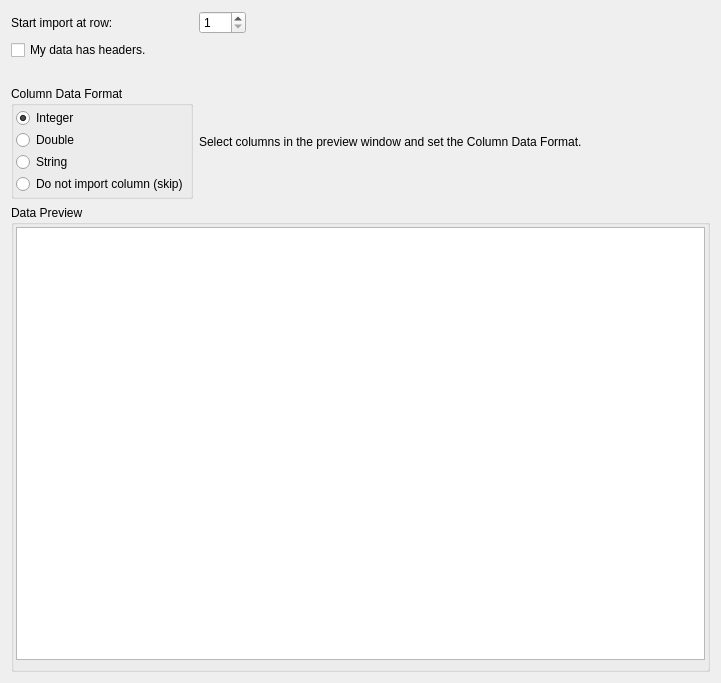
<?xml version="1.0" encoding="UTF-8"?>
<ui version="4.0">
 <class>DataFormatPage</class>
 <widget class="QWizardPage" name="DataFormatPage">
  <property name="geometry">
   <rect>
    <x>0</x>
    <y>0</y>
    <width>721</width>
    <height>683</height>
   </rect>
  </property>
  <property name="windowTitle">
   <string>WizardPage</string>
  </property>
  <layout class="QGridLayout" name="gridLayout">
   <item row="2" column="0">
    <widget class="QLabel" name="label_7">
     <property name="text">
      <string>Start import at row:</string>
     </property>
    </widget>
   </item>
   <item row="2" column="2">
    <spacer name="horizontalSpacer_4">
     <property name="orientation">
      <enum>Qt::Horizontal</enum>
     </property>
     <property name="sizeHint" stdset="0">
      <size>
       <width>458</width>
       <height>20</height>
      </size>
     </property>
    </spacer>
   </item>
   <item row="13" column="0" colspan="4">
    <widget class="QGroupBox" name="groupBox_2">
     <property name="title">
      <string>Data Preview</string>
     </property>
     <layout class="QGridLayout" name="gridLayout_3">
      <property name="leftMargin">
       <number>2</number>
      </property>
      <property name="topMargin">
       <number>2</number>
      </property>
      <property name="rightMargin">
       <number>2</number>
      </property>
      <item row="0" column="0">
       <widget class="QTableView" name="dataView">
        <property name="selectionMode">
         <enum>QAbstractItemView::SingleSelection</enum>
        </property>
        <property name="selectionBehavior">
         <enum>QAbstractItemView::SelectColumns</enum>
        </property>
       </widget>
      </item>
     </layout>
    </widget>
   </item>
   <item row="4" column="0" colspan="3">
    <widget class="QCheckBox" name="hasHeadersCheckBox">
     <property name="text">
      <string>My data has headers.</string>
     </property>
    </widget>
   </item>
   <item row="5" column="0">
    <spacer name="verticalSpacer">
     <property name="orientation">
      <enum>Qt::Vertical</enum>
     </property>
     <property name="sizeType">
      <enum>QSizePolicy::Fixed</enum>
     </property>
     <property name="sizeHint" stdset="0">
      <size>
       <width>20</width>
       <height>20</height>
      </size>
     </property>
    </spacer>
   </item>
   <item row="8" column="0">
    <widget class="QGroupBox" name="groupBox">
     <property name="title">
      <string>Column Data Format</string>
     </property>
     <layout class="QGridLayout" name="gridLayout_2">
      <property name="leftMargin">
       <number>2</number>
      </property>
      <property name="topMargin">
       <number>2</number>
      </property>
      <property name="rightMargin">
       <number>2</number>
      </property>
      <property name="bottomMargin">
       <number>2</number>
      </property>
      <property name="spacing">
       <number>2</number>
      </property>
      <item row="3" column="0">
       <widget class="QRadioButton" name="doNotImportRadio">
        <property name="text">
         <string>Do not import column (skip)</string>
        </property>
       </widget>
      </item>
      <item row="0" column="0">
       <widget class="QRadioButton" name="integerRadio">
        <property name="text">
         <string>Integer</string>
        </property>
        <property name="checked">
         <bool>true</bool>
        </property>
       </widget>
      </item>
      <item row="1" column="0">
       <widget class="QRadioButton" name="doubleRadio">
        <property name="text">
         <string>Double</string>
        </property>
       </widget>
      </item>
      <item row="2" column="0">
       <widget class="QRadioButton" name="stringRadio">
        <property name="text">
         <string>String</string>
        </property>
       </widget>
      </item>
     </layout>
    </widget>
   </item>
   <item row="8" column="1" colspan="2">
    <widget class="QLabel" name="label">
     <property name="text">
      <string>&lt;html&gt;&lt;head/&gt;&lt;body&gt;&lt;p&gt;Select columns in the preview window and set the Column Data Format.&lt;/p&gt;&lt;/body&gt;&lt;/html&gt;</string>
     </property>
    </widget>
   </item>
   <item row="2" column="1">
    <widget class="QSpinBox" name="startRowSpin">
     <property name="minimum">
      <number>1</number>
     </property>
     <property name="maximum">
      <number>200</number>
     </property>
    </widget>
   </item>
  </layout>
 </widget>
 <resources/>
 <connections/>
</ui>
